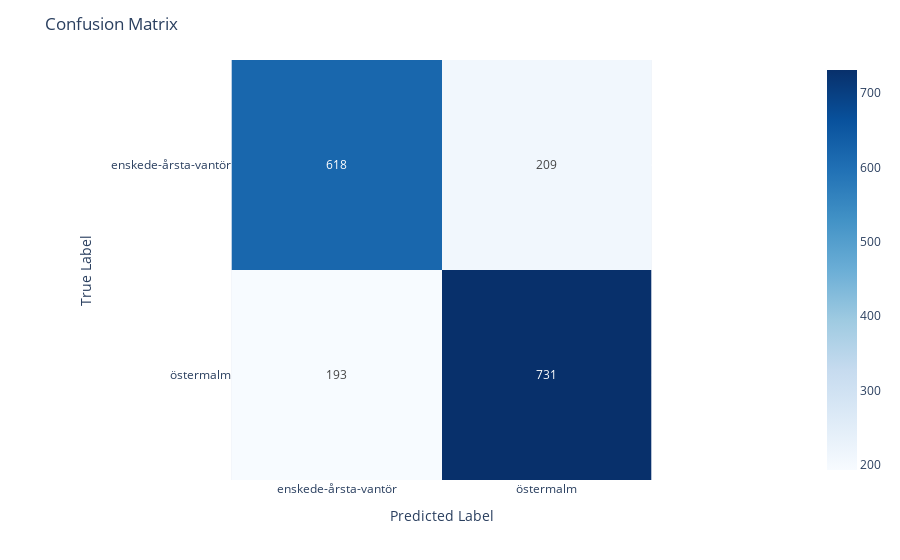

Write notebook code for a chart like this one.
### Code cell
evaluate_model(df_extended, labels, 'model_LogisticRegression()_2y', add_features='y')

### Figure 1 — Plotly figure (JSON) as saved in the notebook; plotly's stock layout.template omitted (floating-point values rounded to 4 significant figures)
{"data": [{"coloraxis": "coloraxis", "hovertemplate": "x: %{x}<br>y: %{y}<br>color: %{z}<extra></extra>", "name": "0", "texttemplate": "%{z}", "type": "heatmap", "x": ["enskede-årsta-vantör", "östermalm"], "xaxis": "x", "y": ["enskede-årsta-vantör", "östermalm"], "yaxis": "y", "z": [[618, 209], [193, 731]]}], "layout": {"coloraxis": {"colorscale": [[0, "rgb(247,251,255)"], [0.125, "rgb(222,235,247)"], [0.25, "rgb(198,219,239)"], [0.375, "rgb(158,202,225)"], [0.5, "rgb(107,174,214)"], [0.625, "rgb(66,146,198)"], [0.75, "rgb(33,113,181)"], [0.875, "rgb(8,81,156)"], [1, "rgb(8,48,107)"]]}, "margin": {"t": 60}, "title": {"text": "Confusion Matrix"}, "xaxis": {"anchor": "y", "constrain": "domain", "domain": [0, 1], "scaleanchor": "y", "title": {"text": "Predicted Label"}}, "yaxis": {"anchor": "x", "autorange": "reversed", "constrain": "domain", "domain": [0, 1], "title": {"text": "True Label"}}}}
